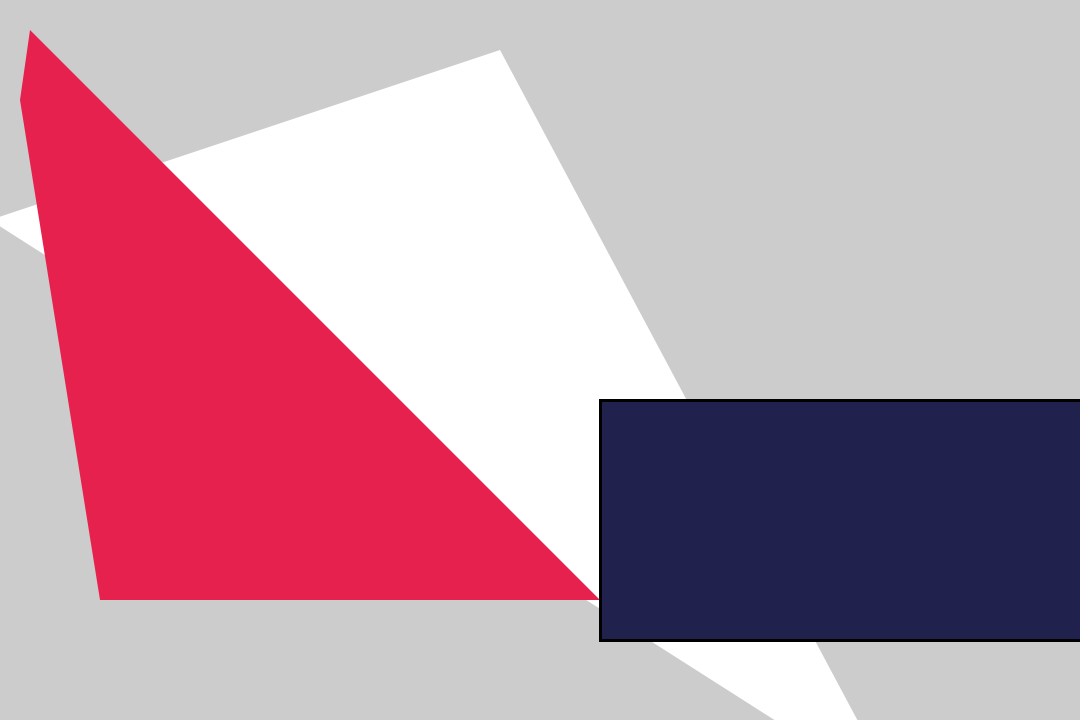
Frame 1 (no input)
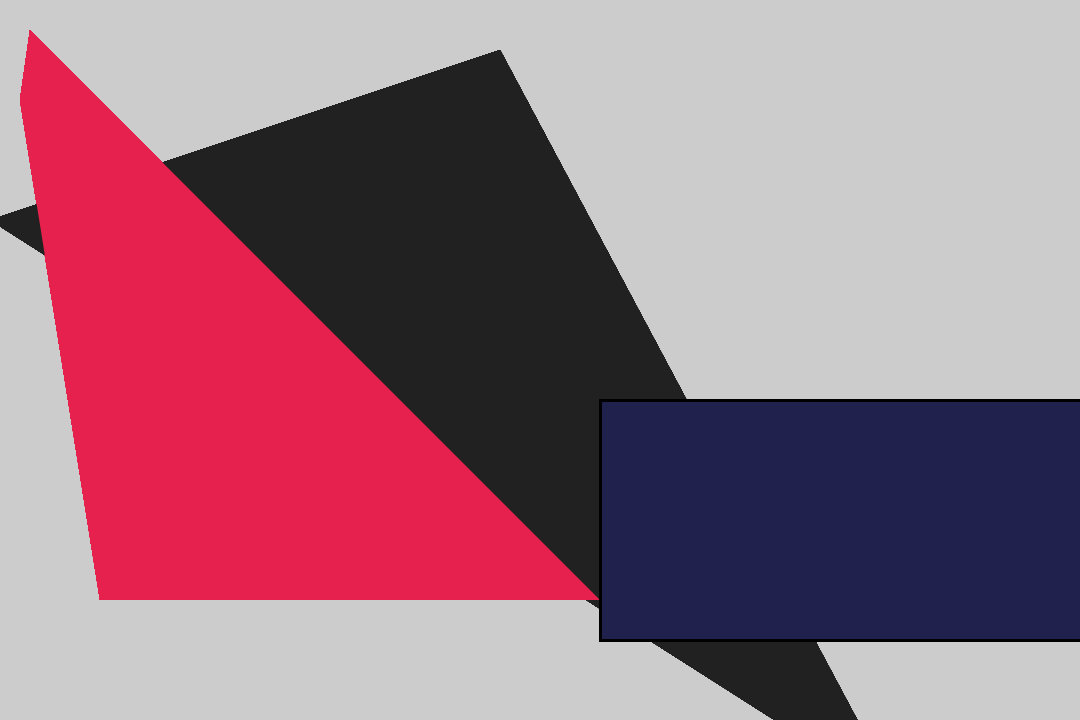
Frame 60 (the mouse pressed at the canvas centre just before this capture)
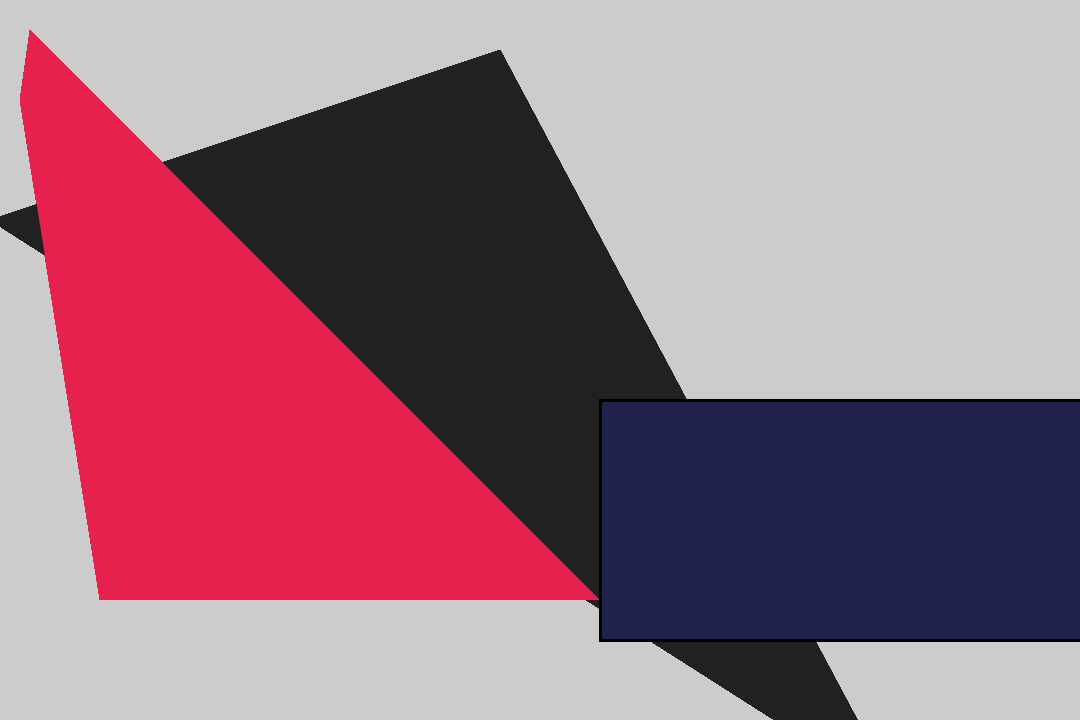
Frame 120 (the mouse held since frame 60 and released just before this capture)

The Processing sketch that drew these frames (run headless with seeded random() and noise(); from frame 60 on, the mouse is pressed at the canvas centre):

// Processing sketch: SS1_Prime
// ── SS1_Prime.pde
//3 Primitive shapes by Steven Lui

float r = 230;
float g = 33;
float b = 77;

void setup(){
  
  size(1080, 720);
}

void draw(){

noStroke();
triangle(-10, 220, 500, 50,900, 800);


fill(r, g ,b);

quad(20, 100, 30, 30, 600, 600, 100, 600);

stroke(0);
fill(g, g ,b);

strokeWeight(3);



rect(600,400, 600, height/3);
fill(g, g ,g);
}
